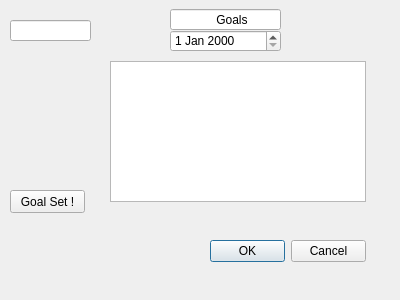
<?xml version="1.0" encoding="UTF-8"?>
<ui version="4.0">
 <class>Dialog</class>
 <widget class="QDialog" name="Dialog">
  <property name="geometry">
   <rect>
    <x>0</x>
    <y>0</y>
    <width>400</width>
    <height>300</height>
   </rect>
  </property>
  <property name="windowTitle">
   <string>Dialog</string>
  </property>
  <widget class="QPushButton" name="addBtn">
   <property name="geometry">
    <rect>
     <x>10</x>
     <y>190</y>
     <width>75</width>
     <height>23</height>
    </rect>
   </property>
   <property name="text">
    <string>Goal Set !</string>
   </property>
  </widget>
  <widget class="QListWidget" name="listWidget">
   <property name="geometry">
    <rect>
     <x>110</x>
     <y>61</y>
     <width>256</width>
     <height>141</height>
    </rect>
   </property>
  </widget>
  <widget class="QLineEdit" name="myTextInput">
   <property name="geometry">
    <rect>
     <x>10</x>
     <y>20</y>
     <width>81</width>
     <height>21</height>
    </rect>
   </property>
  </widget>
  <widget class="QLineEdit" name="lineEdit">
   <property name="geometry">
    <rect>
     <x>170</x>
     <y>9</y>
     <width>111</width>
     <height>21</height>
    </rect>
   </property>
   <property name="text">
    <string>             Goals</string>
   </property>
  </widget>
  <widget class="QDialogButtonBox" name="buttonBox">
   <property name="geometry">
    <rect>
     <x>210</x>
     <y>240</y>
     <width>156</width>
     <height>23</height>
    </rect>
   </property>
   <property name="standardButtons">
    <set>QDialogButtonBox::Cancel|QDialogButtonBox::Ok</set>
   </property>
  </widget>
  <widget class="QDateEdit" name="dateEdit">
   <property name="geometry">
    <rect>
     <x>170</x>
     <y>30</y>
     <width>111</width>
     <height>22</height>
    </rect>
   </property>
  </widget>
 </widget>
 <resources/>
 <connections/>
</ui>
